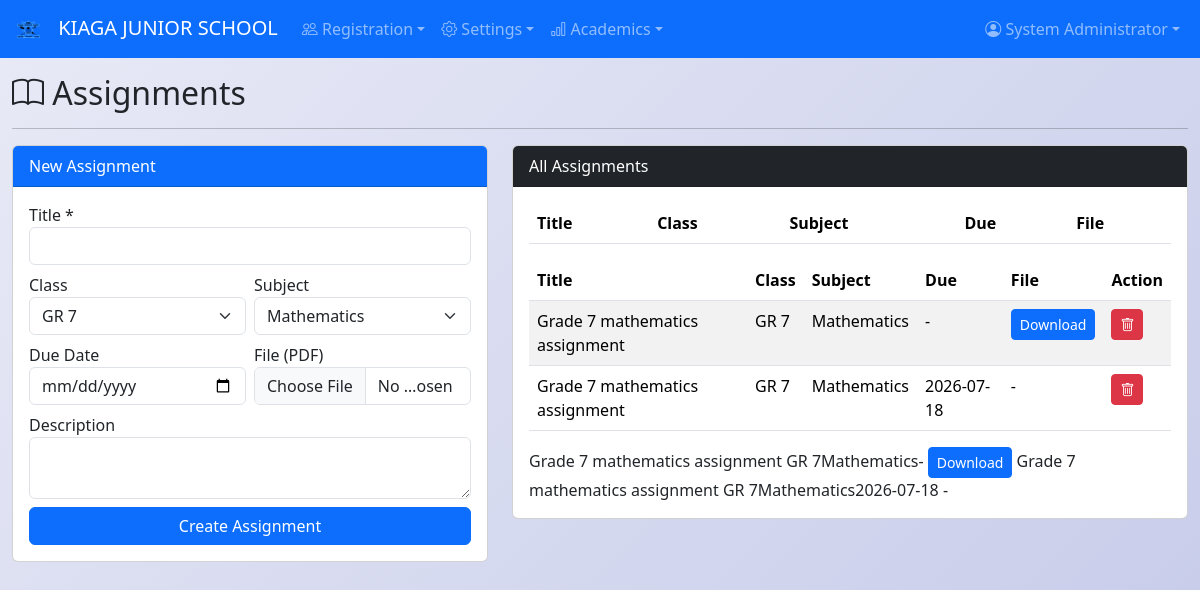
Screenshot of /assignments (signed in) with the database file from the repository.
### app.py (models this page shows, shortened)
class SchoolSettings(db.Model):
    id = db.Column(db.Integer, primary_key=True)
    school_name = db.Column(db.String(200), nullable=False, default='My School')
    school_address = db.Column(db.Text, nullable=True)
    school_phone = db.Column(db.String(50), nullable=True)
    school_email = db.Column(db.String(120), nullable=True)
    school_motto = db.Column(db.String(200), nullable=True)
    principal_name = db.Column(db.String(100), nullable=True)
    principal_title = db.Column(db.String(100), nullable=True, default='Principal')
    city = db.Column(db.String(100), nullable=True)
    logo_url = db.Column(db.String(500), nullable=True)
    po_box = db.Column(db.String(100), nullable=True)
    term_begins = db.Column(db.String(20), nullable=True)
    closing_date = db.Column(db.String(20), nullable=True)

class User(UserMixin, db.Model):
    id = db.Column(db.Integer, primary_key=True)
    username = db.Column(db.String(80), unique=True, nullable=False)
    email = db.Column(db.String(120), unique=True, nullable=True)
    password_hash = db.Column(db.String(200), nullable=False)
    role = db.Column(db.String(20), nullable=False, default='Teacher')
    full_name = db.Column(db.String(100), nullable=False)
    created_at = db.Column(db.DateTime, default=datetime.utcnow)

class Assignment(db.Model):
    id = db.Column(db.Integer, primary_key=True)
    title = db.Column(db.String(200), nullable=False)
    description = db.Column(db.Text, nullable=True)
    file_url = db.Column(db.String(500), nullable=True)
    class_id = db.Column(db.Integer, db.ForeignKey('class.id'), nullable=False)
    subject_id = db.Column(db.Integer, db.ForeignKey('subject.id'), nullable=False)
    teacher_id = db.Column(db.Integer, db.ForeignKey('user.id'), nullable=False)
    created_at = db.Column(db.DateTime, default=datetime.utcnow)
    due_date = db.Column(db.String(20), nullable=True)
    class_ = db.relationship('Class', backref='assignments')
    subject = db.relationship('Subject', backref='assignment_list')
    teacher = db.relationship('User', backref='assignments')

class Class(db.Model):
    id = db.Column(db.Integer, primary_key=True)
    name = db.Column(db.String(50), unique=True, nullable=False)
    section = db.Column(db.String(20), nullable=True)
    created_at = db.Column(db.DateTime, default=datetime.utcnow)
    students = db.relationship('Student', backref='class_', lazy=True)

class Subject(db.Model):
    id = db.Column(db.Integer, primary_key=True)
    name = db.Column(db.String(100), unique=True, nullable=False)
    teacher = db.Column(db.String(100), nullable=True)

### app.py (the view, shortened to what this page needs)
@app.route('/assignments', methods=['GET', 'POST'])
@login_required
def assignments():
    return render_template('assignments.html', classes=Class.query.all(),
        subjects=Subject.query.all(), assignments=Assignment.query.order_by(Assignment.created_at.desc()).all())

### app.py (called while the page is built)
@login_manager.user_loader
def load_user(user_id):
    return User.query.get(int(user_id))

@app.context_processor
def inject_school_settings():
    s = SchoolSettings.query.first()
    if not s:
        s = SchoolSettings(school_name='My School')
        db.session.add(s)
        db.session.commit()
    gs = GradeSetting.query.order_by(GradeSetting.min_percentage.desc()).all()
    return dict(school=s, grade_settings=gs)

### templates/assignments.html
{% extends "base.html" %}{% block title %}- Assignments{% endblock %}{% block content %}
<h2><i class="bi bi-book"></i> Assignments</h2><hr>
<div class="row">
<div class="col-md-5">
<div class="card"><div class="card-header bg-primary text-white">New Assignment</div>
<div class="card-body">
<form method="POST" enctype="multipart/form-data" class="row g-2">
<div class="col-12"><label>Title *</label><input type="text" name="title" class="form-control" required></div>
<div class="col-6"><label>Class</label><select name="class_id" class="form-select" required>{% for c in classes %}<option value="{{ c.id }}">{{ c.name }}</option>{% endfor %}</select></div>
<div class="col-6"><label>Subject</label><select name="subject_id" class="form-select" required>{% for s in subjects %}<option value="{{ s.id }}">{{ s.name }}</option>{% endfor %}</select></div>
<div class="col-6"><label>Due Date</label><input type="date" name="due_date" class="form-control"></div>
<div class="col-6"><label>File (PDF)</label><input type="file" name="file" class="form-control" accept=".pdf"></div>
<div class="col-12"><label>Description</label><textarea name="description" class="form-control" rows="2"></textarea></div>
<div class="col-12"><button type="submit" class="btn btn-primary w-100">Create Assignment</button></div>
</form></div></div></div>
<div class="col-md-7">
<div class="card"><div class="card-header bg-dark text-white">All Assignments</div>
<div class="card-body">
<table class="table table-striped"><thead><tr><th>Title</th><th>Class</th><th>Subject</th><th>Due</th><th>File</th></tr></thead>
<table class="table table-striped"><thead><tr><th>Title</th><th>Class</th><th>Subject</th><th>Due</th><th>File</th><th>Action</th></tr></thead>
<tbody>{% for a in assignments %}<tr>
<td>{{ a.title }}</td><td>{{ a.class_.name }}</td><td>{{ a.subject.name }}</td><td>{{ a.due_date or '-' }}</td>
<td>{% if a.file_url %}<a href="{{ a.file_url }}" class="btn btn-sm btn-primary" download>Download</a>{% else %}-{% endif %}</td>
<td><a href="{{ url_for('del_assignment', id=a.id) }}
"
 class="btn btn-sm btn-danger" onclick="return confirm('Delete this assignment?')"><i class="bi bi-trash"></i></a></td>
</tr>{% else %}<tr><td colspan="6" class="text-center">No assignments.</td></tr>{% endfor %}</tbody></table>
<tbody>{% for a in assignments %}<tr>
<td>{{ a.title }}</td><td>{{ a.class_.name }}</td><td>{{ a.subject.name }}</td><td>{{ a.due_date or '-' }}</td>
<td>{% if a.file_url %}<a href="{{ a.file_url }}" class="btn btn-sm btn-primary" download>Download</a>{% else %}-{% endif %}</td>
</tr>{% else %}<tr><td colspan="5" class="text-center">No assignments.</td></tr>{% endfor %}</tbody></table>
</div></div></div></div>
{% endblock %}

### templates/base.html (shortened to what this page needs)
<!DOCTYPE html>
<html lang="en">
<head>
    <link href="https://cdn.jsdelivr.net/npm/bootstrap@5.3.2/dist/css/bootstrap.min.css" rel="stylesheet">
    <link rel="stylesheet" href="https://cdn.jsdelivr.net/npm/bootstrap-icons@1.11.2/font/bootstrap-icons.css">
</head>
<body>
{% if current_user.is_authenticated %}
<nav class="navbar navbar-expand-lg navbar-dark bg-primary no-print">
    <div class="container-fluid">
        <a class="navbar-brand" href="{{ url_for('dashboard') }}">
            {% if school.logo_url %}<img src="{{ school.logo_url }}" alt="Logo" style="height:30px;margin-right:8px;">{% else %}<i class="bi bi-mortarboard-fill"></i>{% endif %}
            {{ school.school_name }}
        </a>
        <div class="collapse navbar-collapse" id="navbarNav">
            <ul class="navbar-nav me-auto">
                <li class="nav-item dropdown">
                    <a class="nav-link dropdown-toggle" data-bs-toggle="dropdown" href="#"><i class="bi bi-people"></i> Registration</a>
                </li>
                <li class="nav-item dropdown">
                    <a class="nav-link dropdown-toggle" data-bs-toggle="dropdown" href="#"><i class="bi bi-gear"></i> Settings</a>
                </li>
                <li class="nav-item dropdown">
                    <a class="nav-link dropdown-toggle" data-bs-toggle="dropdown" href="#"><i class="bi bi-bar-chart"></i> Academics</a>
                </li>
            </ul>
            <ul class="navbar-nav">
                <li class="nav-item dropdown">
                    <a class="nav-link dropdown-toggle" data-bs-toggle="dropdown" href="#"><i class="bi bi-person-circle"></i> {{ current_user.full_name }}</a>
                </li>
            </ul>
        </div>
    </div>
</nav>
{% endif %}
<div class="container-fluid mt-2">{% block content %}{% endblock %}</div>
</body>
</html>

### templates/base.html (style rules this page uses)
body { background: linear-gradient(135deg, #e8eaf6 0%, #c5cae9 100%); min-height: 100vh; }

### rows the page displays
SchoolSettings: logo_url (picture), school_name "KIAGA JUNIOR SCHOOL"
User: full_name "System Administrator"
Assignment: title "Grade 7 mathematics assignment", class_.name "GR 7", subject.name "Mathematics", due_date "-"
Assignment: title "Grade 7 mathematics assignment", class_.name "GR 7", subject.name "Mathematics", due_date "2026-07-18"

### other values shown
form field class_id "GR 7"
form field subject_id "Mathematics"
